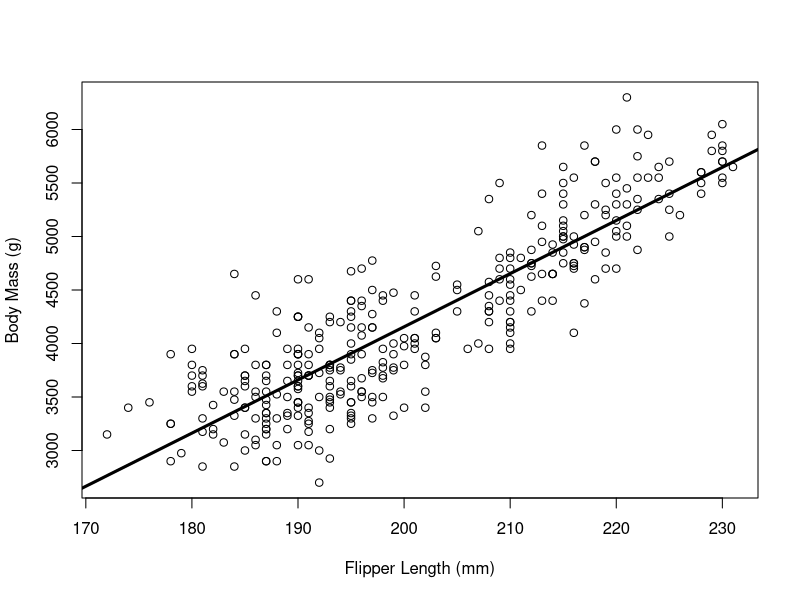
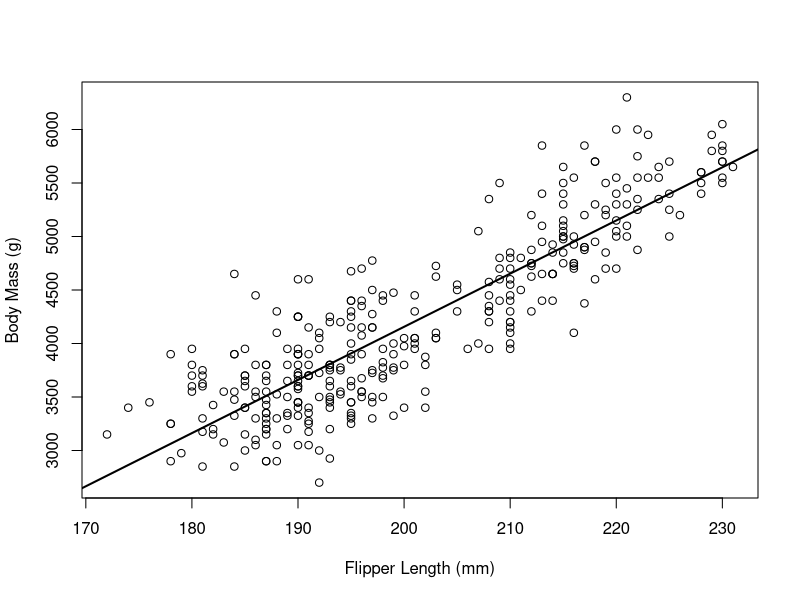
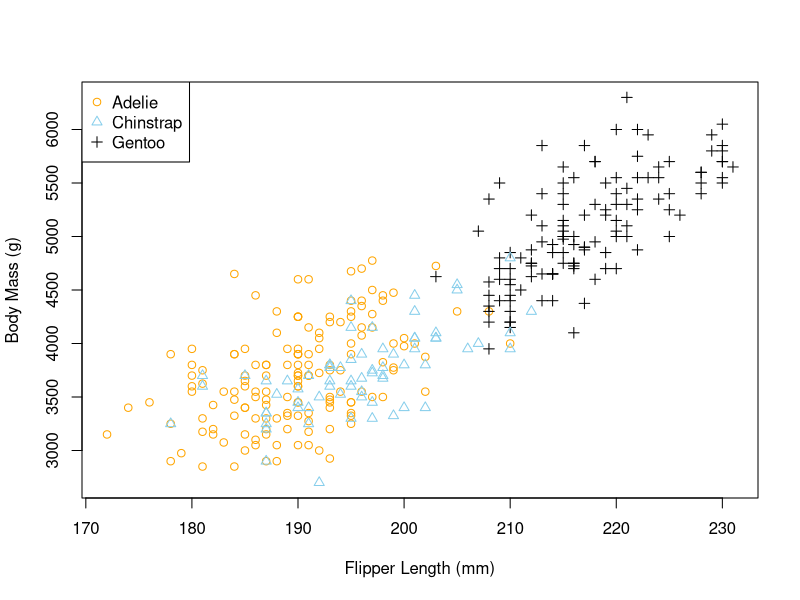

Write R code to recreate these figures, in order.
# More Penguins!
library(palmerpenguins)

# We need to lose a few missing data points
# these lines remove missing NA values
penguins=penguins[!is.na(penguins$flipper_length_mm),]
penguins=penguins[!is.na(penguins$body_mass_g),]


# We want to explore the relationship between
#  body mass and flipper length, using flipper
#  length to predict body mass
plot(penguins$flipper_length_mm, penguins$body_mass_g,
     xlab='Flipper Length (mm)', ylab='Body Mass (g)',main='')

# First off, it does appear linear! 
# Let's try doing things by hand.
y=penguins$body_mass_g; x=penguins$flipper_length_mm
xbar=mean(x); ybar=mean(y)
sx=sd(x); sy=sd(y)
R=cor(x,y)

b1=sy/sx*R
b0=ybar-b1*xbar

# What is our equation?
print(paste("yhat=",b0,"(g) +",b1,"(g/mm) x"))

# We can add the regession line to the plot using abline
?abline
abline(a=b0, b=b1, lwd=3)

# As always, there is an easier way to do this in R!
lm(y~x)

# We can write this out in a few different ways 
#  using the original data frame
lm(penguins$body_mass_g~penguins$flipper_length_mm)
lm(body_mass_g~flipper_length_mm, data=penguins)


# If we save our results of the lm() function, we can
#  add it to a plot!
model=lm(body_mass_g~flipper_length_mm, data=penguins)
plot(penguins$flipper_length_mm, penguins$body_mass_g,
     xlab='Flipper Length (mm)', ylab='Body Mass (g)',main='')
abline(model, lwd=2)

# We can also get a bit more info out of a model
#  by saving it and using the summary function
summary(model)


# There is a bit more going on here than meets the eye
#  and we can do a more complex analysis of this data...
#  next week.

plot(penguins$flipper_length_mm, penguins$body_mass_g,
     xlab='Flipper Length (mm)', ylab='Body Mass (g)',main='',
     pch=as.integer(penguins$species), 
     col=c("orange","skyblue","black")[as.integer(penguins$species)])
legend("topleft",pch=c(1,2,3), col=c("orange","skyblue","black"), 
       legend=c("Adelie", "Chinstrap", "Gentoo"))
